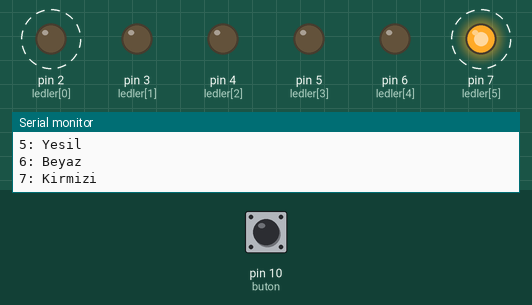
Simulated run of this sketch. Board: Arduino Uno, built with avr-gcc and run on an emulated ATmega328P. On the bench: output pins drawn as LEDs (lit = HIGH), the last lines printed to the serial monitor. Dashed ring = blinking. The inputs (shaded band) are chosen by the test bench; at power-on: pin 10 (buton) LOW.

Above: at 1.26 s.
1.3 s: pin 10 (buton) pulled HIGH for 1 s
4.3 s: pin 10 (buton) pulled HIGH for 0.15 s
At 6.3 s:
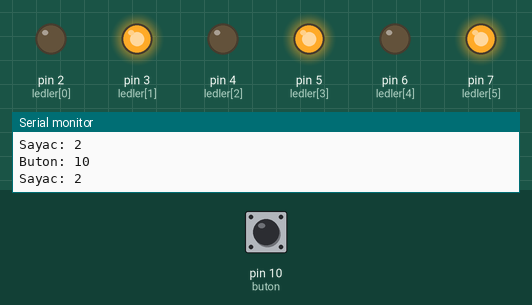
6.8 s: pin 10 (buton) pulled HIGH for 0.15 s
At 9.0 s:
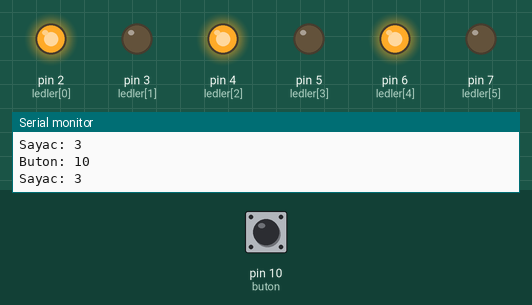
9.3 s: pin 10 (buton) pulled HIGH for 0.15 s
At 10.31 s:
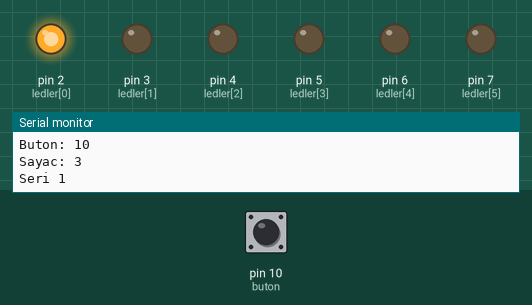
12.4 s: pin 10 (buton) pulsed HIGH 2 times (0.12 s each, 0.3 s apart)
16.0 s: pin 10 (buton) pulsed HIGH 2 times (0.12 s each, 0.3 s apart)
At 17.4 s:
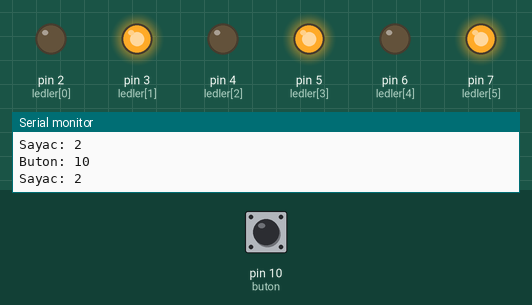
Timing chart, 0 to 19.0 s (numbered marks = the images above; inputs shaded):
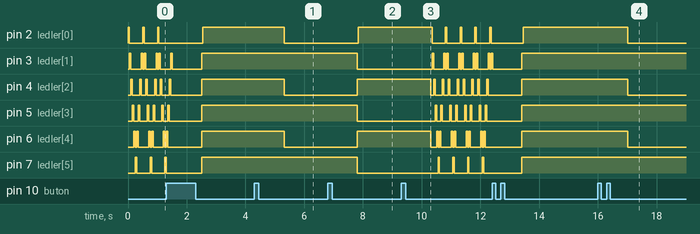

The sketch:

Four_Segment_Light.ino
```cpp
int ledler[] = {2,3,4,5,6,7};
int gecikme = 50;
int buton = 10;
int sayac = 0;
void setup()
{
  Serial.begin(9600);
  for(int i=0;i<6;i++){
  	pinMode(ledler[i], OUTPUT);
  }
  pinMode(buton, INPUT);
}

void loop()
{
Serial.print("Buton: ");
Serial.println(buton);
Serial.print("Sayac: ");
Serial.println(sayac);
button();
switch(sayac)
{
  case 0:
      seriyakma();
      if (digitalRead(buton)==HIGH)
      {
    	  break;
      }
      break;

  case 1:
      tumyakma();
  	  if (digitalRead(buton)==HIGH)
      {
    	  break;
      }
      break;

  case 2:
      tekyakma();
  	  if (digitalRead(buton)==HIGH)
      {
    	  break;
      }
      break;

  case 3:
      ciftyakma();
  	  if (digitalRead(buton)==HIGH)
      {
    	  break;
      }
      break;
}
}

void seriyakma()
{
  Serial.println("Seri 1");
  for(int i=0;i<6;i++){
    Serial.print(ledler[i]);
    if (i == 0){
      if (digitalRead(buton)==HIGH)
      {
    	  return loop();
      }
   		Serial.println(": Kirmizi");
    }
	else if (i == 1){
    if (digitalRead(buton)==HIGH)
      {
    	  return loop();
      }
   		Serial.println(": Mavi");
    }
	else if (i == 2){
    if (digitalRead(buton)==HIGH)
      {
    	  return loop();
      }
   		Serial.println(": Sari");
    }
	else if (i == 3){
    if (digitalRead(buton)==HIGH)
      {
    	  return loop();
      }
   		Serial.println(": Yesil");
    }
	else if (i == 4){
    if (digitalRead(buton)==HIGH)
      {
    	  return loop();
      }
   		Serial.println(": Beyaz");
    }
	else if (i == 5){
    if (digitalRead(buton)==HIGH)
      {
    	  return loop();
      }
   		Serial.println(": Kirmizi");
    }
    digitalWrite(ledler[i],HIGH);
    delay(gecikme);
    digitalWrite(ledler[i],LOW);
  }
  Serial.println("Seri 2");
  for(int i=4;i >= 1;i--){
  	Serial.print(ledler[i]);
    if (i == 4){
   		Serial.println(": Beyaz");
    }
	else if (i == 3){
   		Serial.println(": Yesil");
    }
	else if (i == 2){
   		Serial.println(": Sari");
    }
	else if (i == 1){
   		Serial.println(": Mavi");
    }
    digitalWrite(ledler[i],HIGH);
    delay(gecikme);
    digitalWrite(ledler[i],LOW);
  }
}

void tumyakma()
{
  digitalWrite(ledler[0],LOW);
  for (int i = 0; i<6;i++)
  {
    digitalWrite(ledler[i],HIGH);
  }

}

void tekyakma()
{
  digitalWrite(ledler[0],LOW);
	for (int i = 1; i<6;i=i+2)
    {
      digitalWrite(ledler[i],HIGH);
    }

}

void ciftyakma()
{
  digitalWrite(ledler[0],LOW);
	for (int i = 0; i<6;i=i+2)
    {
      digitalWrite(ledler[i],HIGH);
    }

}

void sondurme()
{
  delay(1000);
	for (int i = 0; i<6;i++)
    {
    	digitalWrite(ledler[i],LOW);
    }

}

void button()
{
if (digitalRead(buton) == HIGH)
{
	sayac++;
  	sondurme();
  	if (sayac == 4)
    {
    	sayac = 0;
    }
}
}
```

Measured:
- after the input at 4.3 s, pin 2 (ledler[0]), pin 4 (ledler[2]), pin 6 (ledler[4]): HIGH → LOW after 1.0 s
- after the input at 6.8 s, pin 2 (ledler[0]), pin 4 (ledler[2]), pin 6 (ledler[4]): LOW → HIGH after 1.0 s; pin 3 (ledler[1]), pin 5 (ledler[3]), pin 7 (ledler[5]): HIGH → LOW after 1.0 s
- after the input at 9.3 s, pin 2 (ledler[0]): alternates HIGH for 0.05 s and LOW for 0.45 s, starting after 1.1 s; pin 3 (ledler[1]): LOW → HIGH after 1.1 s, then repeats every 0.50 s: LOW 0.35 s, HIGH 0.05 s, LOW 0.05 s, HIGH 0.05 s
- after the input at 16.0 s, pin 2 (ledler[0]), pin 4 (ledler[2]), pin 6 (ledler[4]): HIGH → LOW after 1.0 s
